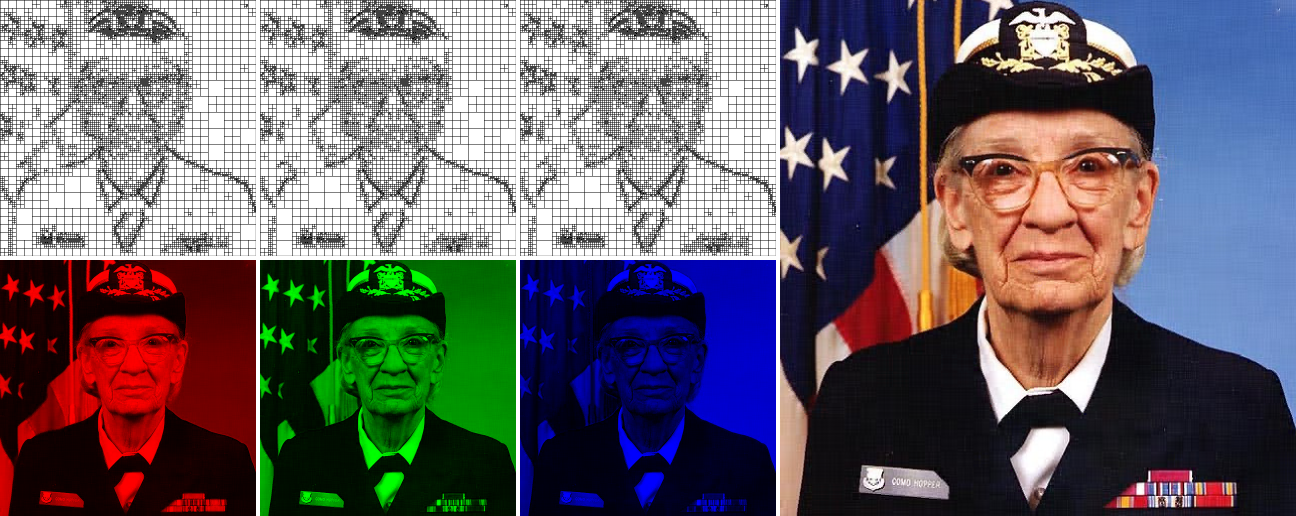
#> input picture task3/report/fig/best.png, 2592 x 1032 px (shown at 1/2 size)
$ python prepare_image.py fig/best.png
#> lines starting #> are read from the running program, lines starting #| are printed output that depends on the picture
"""Przygotowuje bitmape 512 x 512 w formacie PPM dla programu compress.exe.

Uruchomienie (z folderu task3/report):  python prepare_image.py [plik_obrazu]
Bez argumentu bierze zdjecie Grace Hopper z przykladowych danych matplotlib
(domena publiczna, US Navy). Obraz jest przycinany do kwadratu i skalowany do 512 x 512.
Wynik: data/bitmapa.ppm oraz fig/bitmapa.png (do sprawozdania).
"""
import os
import sys

from matplotlib import cbook
from PIL import Image

N = 512
os.makedirs("data", exist_ok=True)
os.makedirs("fig", exist_ok=True)

path = sys.argv[1] if len(sys.argv) > 1 else cbook.get_sample_data("grace_hopper.jpg", asfileobj=False)
img = Image.open(path).convert("RGB")
#> img is the input picture: PIL image 2592x1032 RGB; mean R, G, B 104.6, 98.7, 105.5
w, h = img.size
#> w = 2592; h = 1032
side = min(w, h)
#> side = 1032
top = (h - side) // 4          # przy zdjeciu pionowym tniemy glownie od dolu
#> top = 0
left = (w - side) // 2
#> left = 780
img = img.crop((left, top, left + side, top + side)).resize((N, N), Image.LANCZOS)
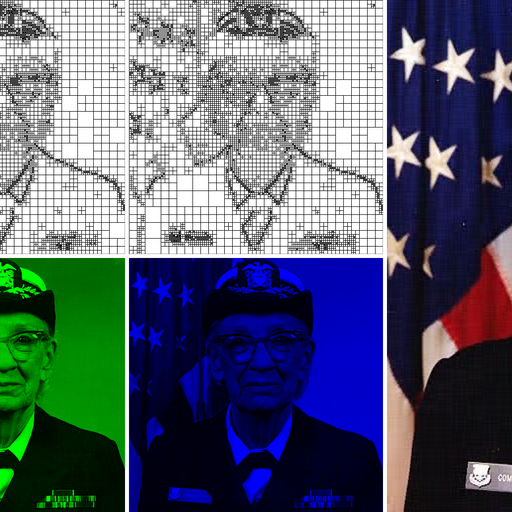
#> img: PIL image 512x512 RGB; mean R, G, B 89.2, 97.4, 113.3

img.save("data/bitmapa.ppm")
img.save("fig/bitmapa.png")
print(f"{path} -> data/bitmapa.ppm ({N} x {N})")

$ run again, on task3/report/fig/r1_slast.png
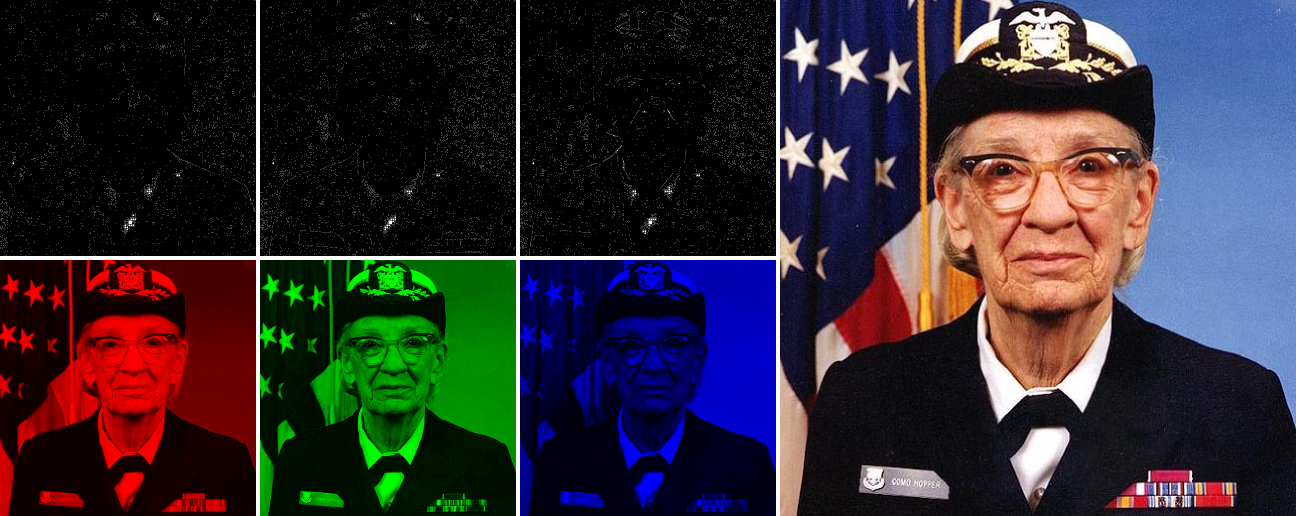
#> input picture task3/report/fig/r1_slast.png, 2592 x 1032 px (shown at 1/2 size)
#> img is the input picture: PIL image 2592x1032 RGB; mean R, G, B 49.8, 43.9, 50.6
#> `img = img.crop((left, top, left + side, top + side)).resize((N, N), Im..`:
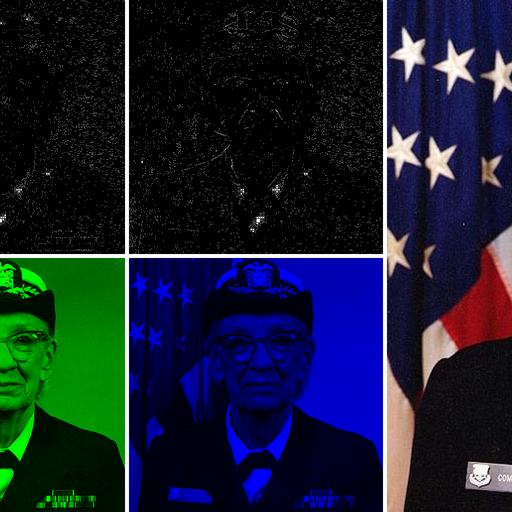
#> img: PIL image 512x512 RGB; mean R, G, B 22, 30.3, 46.2

$ run again, on task3/report/fig/r4_s1.png
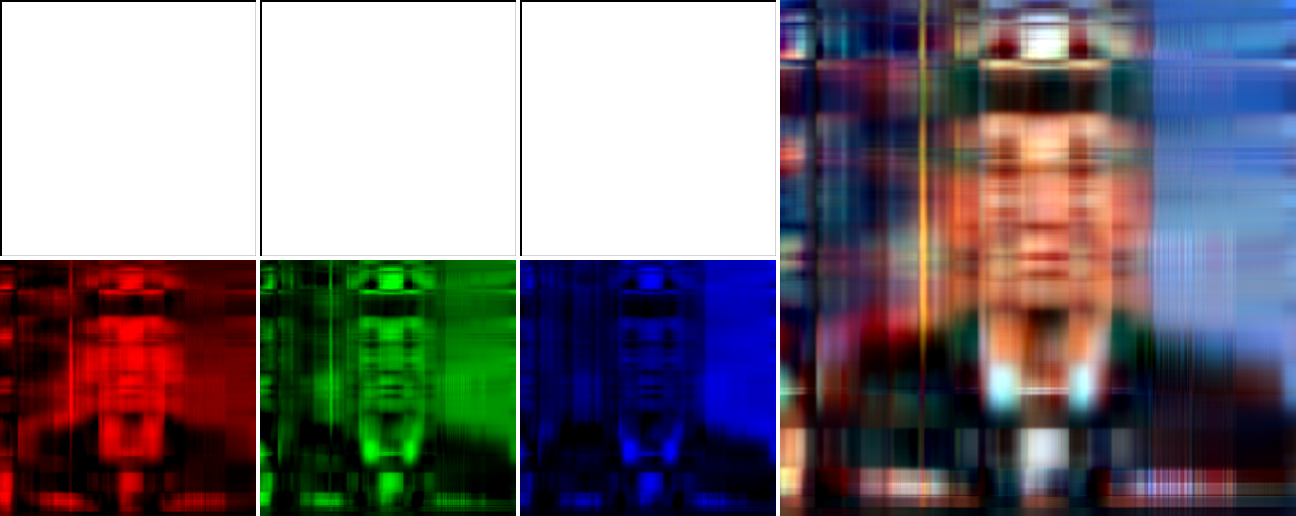
#> input picture task3/report/fig/r4_s1.png, 2592 x 1032 px (shown at 1/2 size)
#> img is the input picture: PIL image 2592x1032 RGB; mean R, G, B 122.3, 116.5, 123.3
#> `img = img.crop((left, top, left + side, top + side)).resize((N, N), Im..`:
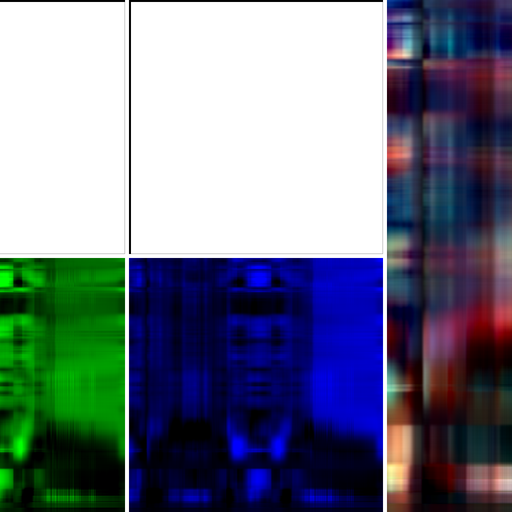
#> img: PIL image 512x512 RGB; mean R, G, B 112.2, 119.8, 135.8
